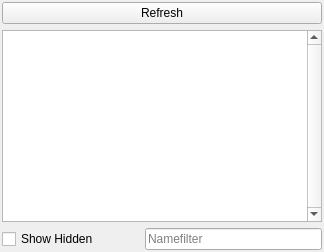
              <widget class="QWidget" name="downloadTab">
               <attribute name="title">
                <string>Downloads</string>
               </attribute>
               <layout class="QVBoxLayout" name="verticalLayout_7">
                <property name="leftMargin">
                 <number>2</number>
                </property>
                <property name="topMargin">
                 <number>2</number>
                </property>
                <property name="rightMargin">
                 <number>2</number>
                </property>
                <property name="bottomMargin">
                 <number>2</number>
                </property>
                <item>
				 <widget class="QPushButton" name="btnRefreshDownloads">
                  <property name="toolTip">
                   <string>Refresh downloads view</string>
                  </property>
                  <property name="text">
                   <string>Refresh</string>
                  </property>
                  <property name="icon">
                   <iconset resource="resources.qrc">
                    <normaloff>:/MO/gui/resources/view-refresh.png</normaloff>:/MO/gui/resources/view-refresh.png</iconset>
                  </property>
                 </widget>
                </item>
                <item>
                 <layout class="QVBoxLayout" name="downloadLayout">
                  <item>
                   <widget class="QTreeView" name="downloadView">
                    <property name="minimumSize">
                     <size>
                      <width>320</width>
                      <height>0</height>
                     </size>
                    </property>
                    <property name="contextMenuPolicy">
                     <enum>Qt::PreventContextMenu</enum>
                    </property>
                    <property name="acceptDrops">
                     <bool>true</bool>
                    </property>
                    <property name="toolTip">
                     <string/>
                    </property>
                    <property name="whatsThis">
                     <string>This is a list of mods you downloaded from Nexus. Double click one to install it. You can also drag an archive into here.</string>
                    </property>
                    <property name="verticalScrollBarPolicy">
                     <enum>Qt::ScrollBarAlwaysOn</enum>
                    </property>
                    <property name="horizontalScrollBarPolicy">
                      <enum>Qt::ScrollBarAsNeeded</enum>
                    </property>
                    <property name="dragEnabled">
                     <bool>true</bool>
                    </property>
                    <property name="dragDropMode">
                     <enum>QAbstractItemView::DragDrop</enum>
                    </property>
                    <property name="defaultDropAction">
                     <enum>Qt::MoveAction</enum>
                    </property>
                    <property name="alternatingRowColors">
                     <bool>true</bool>
                    </property>
                    <property name="selectionMode">
                     <enum>QAbstractItemView::SingleSelection</enum>
                    </property>
                    <property name="selectionBehavior">
                     <enum>QAbstractItemView::SelectRows</enum>
                    </property>
                    <property name="verticalScrollMode">
                     <enum>QAbstractItemView::ScrollPerPixel</enum>
                    </property>
                    <property name="indentation">
                     <number>0</number>
                    </property>
                    <property name="itemsExpandable">
                     <bool>false</bool>
                    </property>
                    <property name="sortingEnabled">
                     <bool>true</bool>
                    </property>
                    <attribute name="headerDefaultSectionSize">
                     <number>50</number>
                    </attribute>
					<attribute name="headerMinimumSectionSize">
                     <number>15</number>
                    </attribute>
                    <attribute name="headerStretchLastSection">
                     <bool>true</bool>
                    </attribute>
                   </widget>
                  </item>
                 </layout>
                </item>
                <item>
                 <layout class="QHBoxLayout" name="horizontalLayout" stretch="0,0,2">
                  <item>
                   <widget class="QCheckBox" name="showHiddenBox">
                    <property name="text">
                     <string>Show Hidden</string>
                    </property>
                   </widget>
                  </item>
                  <item>
                   <spacer name="horizontalSpacer_3">
                    <property name="orientation">
                     <enum>Qt::Horizontal</enum>
                    </property>
                    <property name="sizeHint" stdset="0">
                     <size>
                      <width>40</width>
                      <height>20</height>
                     </size>
                    </property>
                   </spacer>
                  </item>
                  <item>
                   <widget class="MOBase::LineEditClear" name="downloadFilterEdit">
                    <property name="placeholderText">
                     <string>Namefilter</string>
                    </property>
                   </widget>
                  </item>
                 </layout>
                </item>
               </layout>
              </widget>
